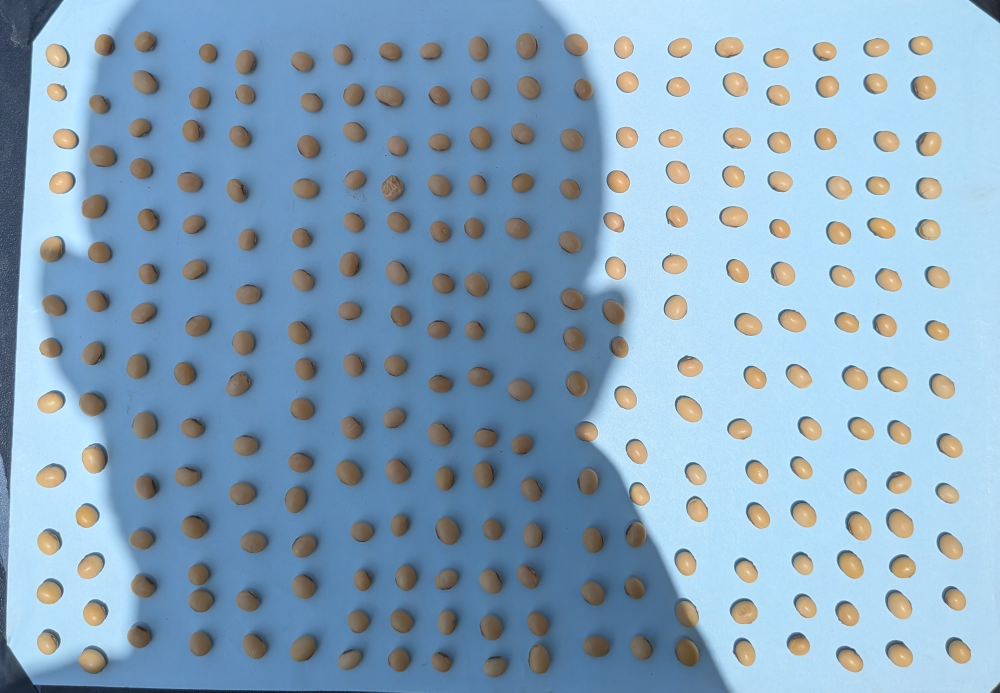
#> input picture app/api/examples/ghana_afayak_shadow.jpg, 3000 x 2077 px (shown at 1/3 size)
$ python -i make_crops.py   (imports and definitions only)
#> lines starting #> are read from the running program, lines starting #| are printed output that depends on the picture; after the words box and inside, x2 and y2 are one past the last pixel; in counts of white or black regions, pixels touching at a corner belong together
"""One masked crop per seed, with a manifest, for every dataset split by make_splits.py.

Run on the box:  cd ~/soymate && uv run python scripts/data/make_crops.py [soybean lin harvest ghana]
Reads data/splits/<dataset>.csv, writes data/crops/<dataset>/*.png and data/crops/manifest_<dataset>.csv
(merged into data/crops/manifest.csv).

Every crop is square, seed centred, the seed filling ~85 % of the side, resized to CROP_PX, and everything
outside the seed mask painted the same neutral grey. That removes the black-background and printed-date
shortcuts in d97rjyk2tz (findings.md 2.3) and the background/scale differences between datasets, so a
dataset-ID probe has to work from the seed itself.

Seed masks: chroma distance (Lab a*, b*) from the median border colour, Otsu threshold, morphological
clean-up, holes filled (same idea as segment_grains in JP's scripts/grain_pipeline.py on jp/soybean-baseline).
Harvest seeds come from the dataset's own masks (crushed -> broken, intact -> sound, impurity kept as is;
train uses augmentations 01, 06, 10 of each original, val/test only the original 01).

Class mapping (CONTEXT.md 0 and 7): sound, broken (broken / seed-coat damage), stained, immature,
insect_hole. d97rjyk2tz: Hole -> insect_hole; else Testa cracking -> broken; Healthy -> sound only when the
image has no other box; images with Egg but no Hole, and Normal_Damage-only images, are dropped. Images with
more than one seed region get `multi_seed=True` (the label belongs to the image, not the kept region). Lin: intact -> sound,
broken and skin-damaged -> broken, spotted -> stained, immature -> immature (the original label is kept).
"""
import json
import sys
from concurrent.futures import ProcessPoolExecutor
from pathlib import Path

import cv2
import numpy as np
import pandas as pd
from PIL import Image

ROOT = Path(__file__).resolve().parents[2]
RAW = ROOT / "data" / "raw"
SPLITS = ROOT / "data" / "splits"
OUT = ROOT / "data" / "crops"
CROP_PX = 224
FILL = (124, 116, 104)  # ImageNet mean in 0-255, identical for every dataset
SEED_FRACTION = 0.85    # seed bbox side / crop side
LIN_MAP = {"intact": "sound", "broken": "broken", "skin-damaged": "broken", "spotted": "stained", "immature": "immature"}
SOY_V2 = RAW / "soybean_v2" / "Soybean_Seed_Dataset" / "Soybean_Seed_Dataset"


def seed_mask(rgb: np.ndarray, border_frac: float = 0.04) -> np.ndarray:
    """Binary mask of seeds against a roughly uniform background.

    Uses chroma distance only (Lab a*, b*; L ignored) from the median border colour: shadows and the white
    printed date have background-like chroma, while soybean seeds are strongly yellow/orange. Interior gaps
    (specular highlights, the inside of an exit hole) are filled.
    """
#> called with border_frac = 0.04
    h, w = rgb.shape[:2]
#> h = 2077; w = 3000
    b = max(1, int(round(min(h, w) * border_frac)))
#> b = 83
    lab = cv2.cvtColor(rgb, cv2.COLOR_RGB2LAB).astype(np.float32)[..., 1:]
    border = np.concatenate([lab[:b].reshape(-1, 2), lab[-b:].reshape(-1, 2),
                             lab[:, :b].reshape(-1, 2), lab[:, -b:].reshape(-1, 2)])
#> border = 842782 pairs, first value 116 to 137, second value 97 to 161
    dist = np.linalg.norm(lab - np.median(border, axis=0), axis=2)
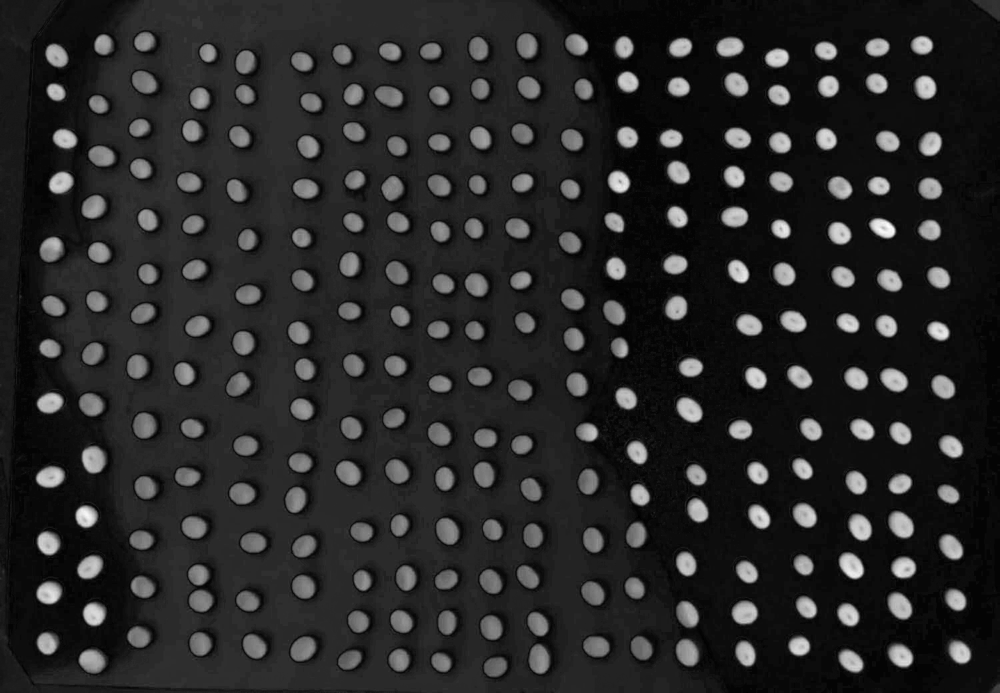
#> dist: shape (2077, 3000) float32 (shown at 1/3 size); min 0, max 61.61, mean 9.7; drawn with min black and max white
    dist8 = np.clip(dist * (255.0 / max(dist.max(), 1e-6)), 0, 255).astype(np.uint8)
    dist8 = cv2.GaussianBlur(dist8, (5, 5), 0)
    _, fg = cv2.threshold(dist8, 0, 255, cv2.THRESH_BINARY | cv2.THRESH_OTSU)
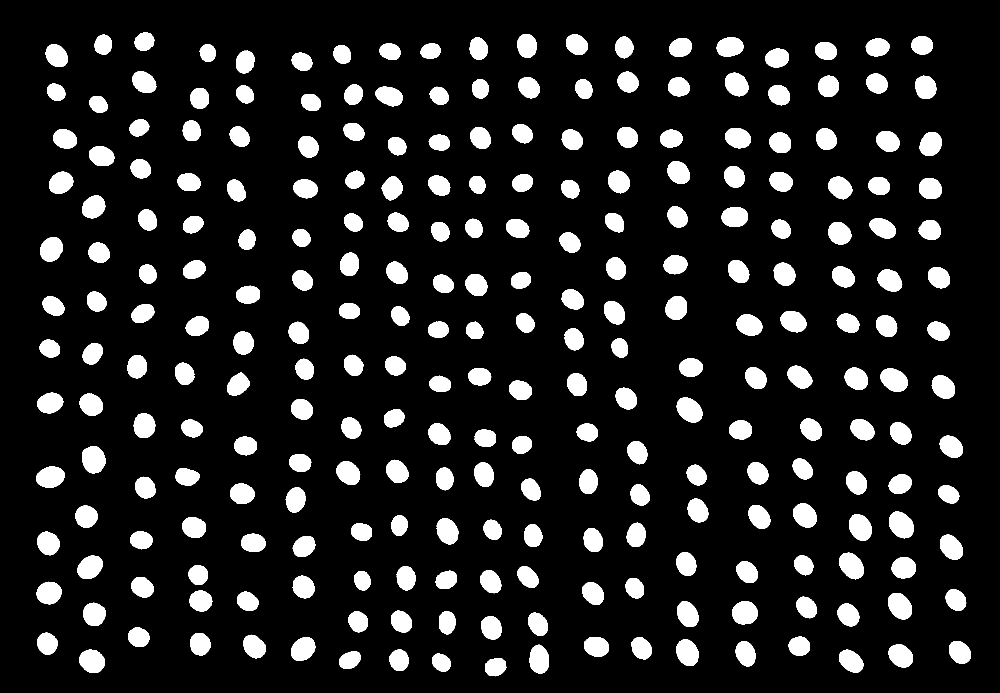
#> fg: shape (2077, 3000) (shown at 1/3 size); 12.8% white; 259 white regions, largest, box (x1, y1, x2, y2) and area: (246, 1339, 316, 1420) 4493, (2667, 1534, 2741, 1615) 4488, (2517, 1658, 2592, 1738) 4316
    k = cv2.getStructuringElement(cv2.MORPH_ELLIPSE, (7, 7))
    fg = cv2.morphologyEx(cv2.morphologyEx(fg, cv2.MORPH_OPEN, k), cv2.MORPH_CLOSE, k, iterations=3)
#> fg: shape (2077, 3000); 12.8% white; 259 white regions
    cnts, _ = cv2.findContours(fg, cv2.RETR_EXTERNAL, cv2.CHAIN_APPROX_SIMPLE)
#> cnts = 259 contours; largest, box (x1, y1, x2, y2) and area: (246, 1339, 316, 1420) 4388, (2667, 1534, 2741, 1615) 4380, (2517, 1658, 2592, 1738) 4207, (2642, 1105, 2724, 1176) 4182, (2665, 1779, 2736, 1858) 4149
    filled = np.zeros_like(fg)
    cv2.drawContours(filled, cnts, -1, 255, cv2.FILLED)
    return filled


# [29 lines left out: functions components, masked_crop, not called in this run]


def save(arr: np.ndarray, path: Path) -> None:
    path.parent.mkdir(parents=True, exist_ok=True)
    Image.fromarray(arr).save(path)


def touches_border(mask: np.ndarray) -> bool:
    return bool(mask[0].any() or mask[-1].any() or mask[:, 0].any() or mask[:, -1].any())


# --------------------------------------------------------------------------- per-dataset workers
# [48 lines left out: functions soy_class, soy_one, dark_background_mask, lin_one, not called in this run]


def run(rows: list[dict], fn) -> pd.DataFrame:
    with ProcessPoolExecutor(14) as ex:
        return pd.DataFrame(list(ex.map(fn, rows, chunksize=16)))


# [26 lines left out: functions soybean, lin, not called in this run]


HARVEST_VOC = RAW / "harvest_soybean" / "Mechanical-harvest Soybean Images Dataset" / "VOC2007"
HARVEST_PALETTE = np.array([[0, 0, 0], [128, 0, 0], [0, 128, 0], [128, 128, 0]])
HARVEST_CLASS_ID = {"crushed": 1, "intact": 2, "impurity": 3}
HARVEST_MAP = {"crushed": "broken", "intact": "sound", "impurity": "impurity"}
HARVEST_TRAIN_AUGS = {1, 6, 10}  # original, one rotation, one flip; val/test use the original (01) only


# [40 lines left out: functions harvest_one, harvest, not called in this run]


STEPS = {"soybean": soybean, "lin": lin, "harvest": harvest}

# [12 lines not run here, left out]

>>> import cv2
>>> picture = cv2.cvtColor(cv2.imread('../../app/api/examples/ghana_afayak_shadow.jpg'), cv2.COLOR_BGR2RGB)
>>> result = seed_mask(picture)

$ run again, on app/api/examples/ghana_g17.jpg
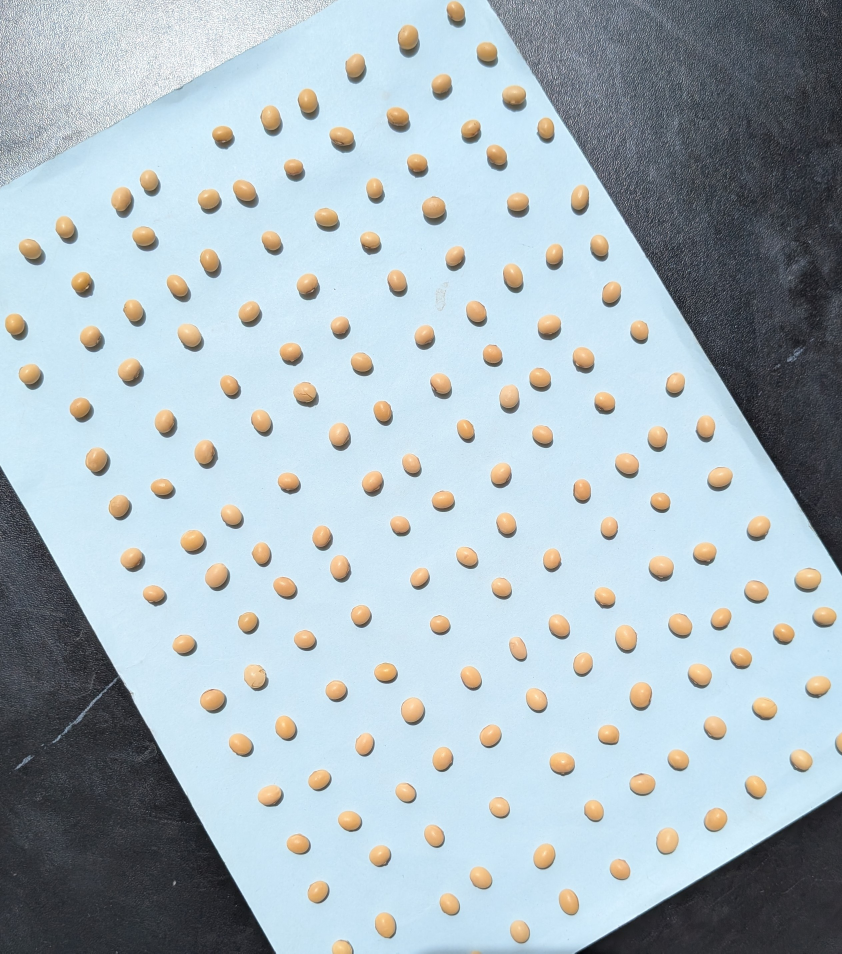
#> input picture app/api/examples/ghana_g17.jpg, 2526 x 2860 px (shown at 1/3 size)
#> border = 1087972 pairs, first value 118 to 141, second value 110 to 171
#> in seed_mask, `dist = np.linalg.norm(lab - np.median(border, axis=0), axis=2)`:
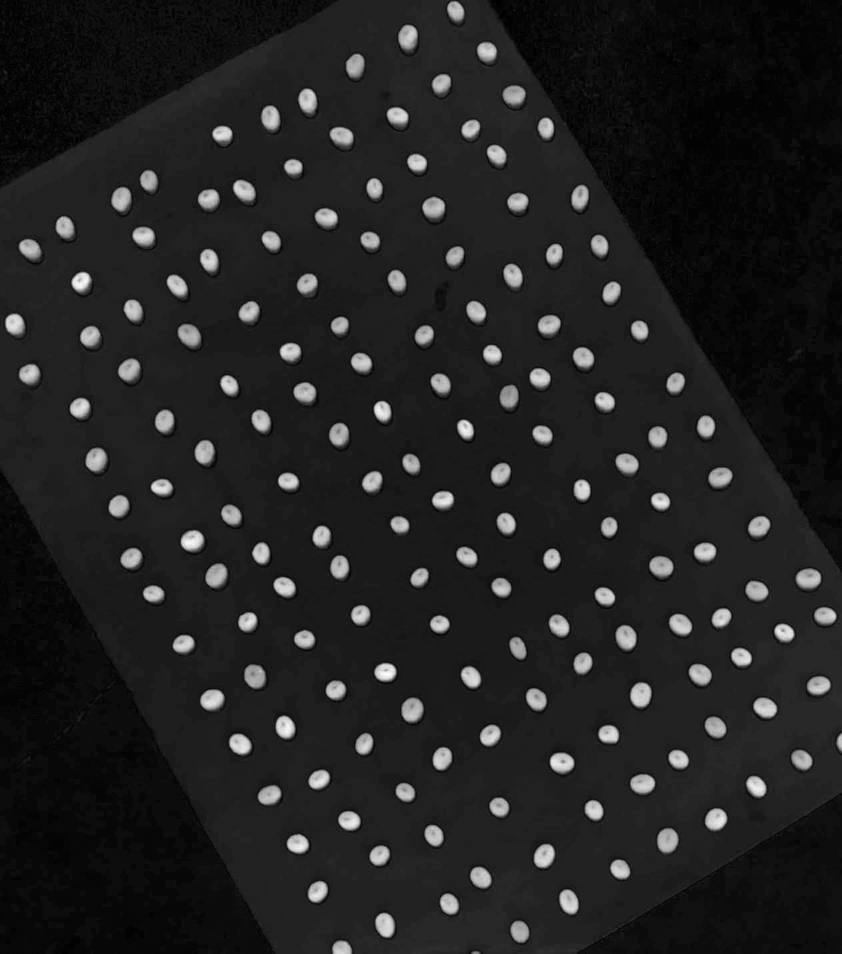
#> dist: shape (2860, 2526) float32 (shown at 1/3 size); min 0, max 53.6, mean 7.3; drawn with min black and max white
#> in seed_mask, `_, fg = cv2.threshold(dist8, 0, 255, cv2.THRESH_BINARY | cv2.THRESH_OT..`:
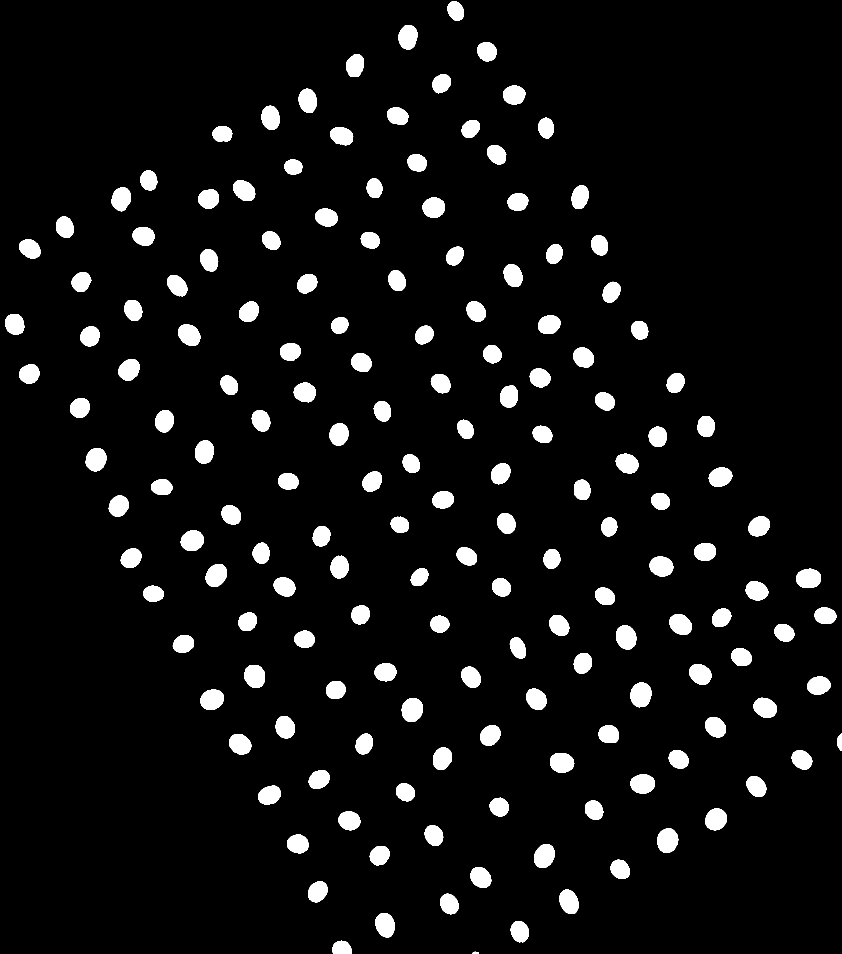
#> fg: shape (2860, 2526) (shown at 1/3 size); 6.2% white; 166 white regions, largest, box (x1, y1, x2, y2) and area: (1891, 2048, 1954, 2122) 3708, (1972, 2486, 2035, 2558) 3623, (1205, 2094, 1269, 2165) 3618
#> cnts = 166 contours; largest, box (x1, y1, x2, y2) and area: (1891, 2048, 1954, 2122) 3608, (1972, 2486, 2035, 2558) 3523, (1205, 2094, 1269, 2165) 3520, (1848, 1876, 1909, 1949) 3390, (2388, 1706, 2463, 1764) 3386
